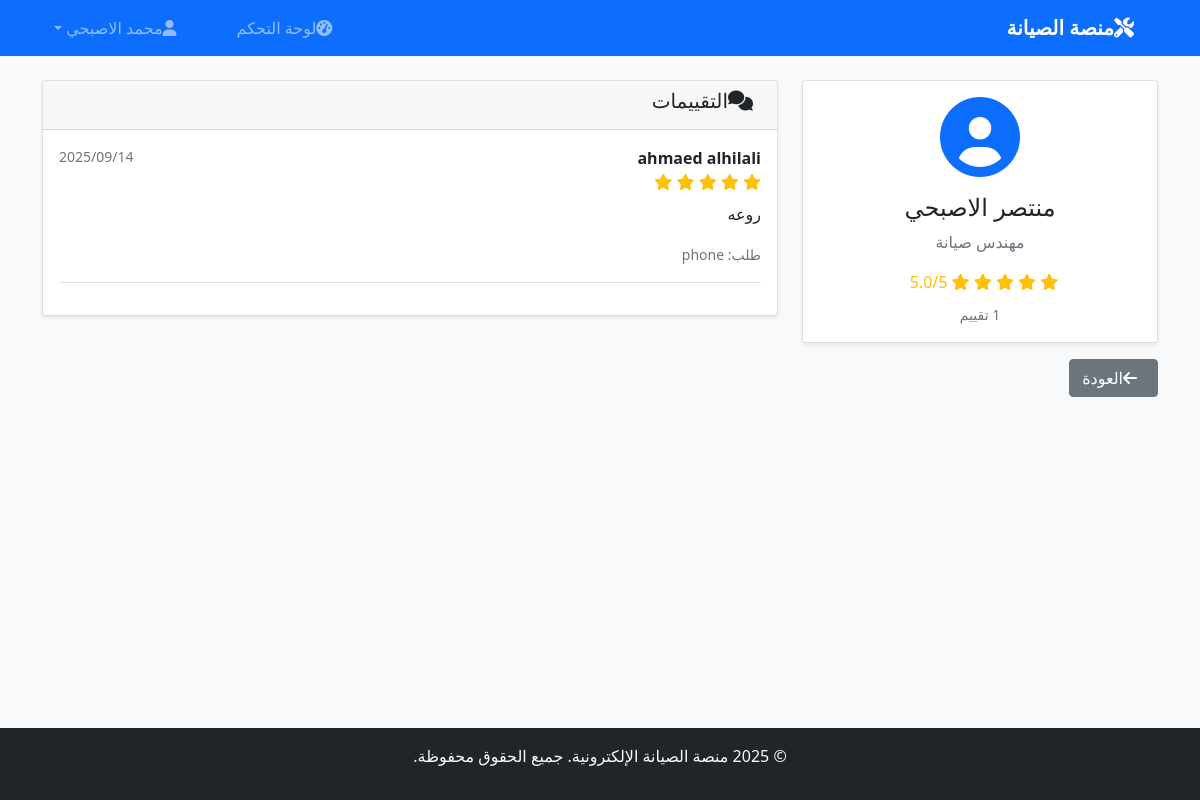
Page /engineer/10/ (signed in) on the committed database.
### services/models.py (models this page shows, shortened)
class Rating(models.Model):
    service_request = models.OneToOneField(
        ServiceRequest,
        on_delete=models.CASCADE,
        related_name='rating'
    )
    engineer = models.ForeignKey(
        User,
        on_delete=models.CASCADE,
        related_name='ratings'
    )
    client = models.ForeignKey(
        User,
        on_delete=models.CASCADE,
        related_name='given_ratings'
    )
    stars = models.IntegerField(
        validators=[MinValueValidator(1), MaxValueValidator(5)]
    )
    comment = models.TextField(blank=True)
    created = models.DateTimeField(auto_now_add=True)
    class Meta:
        ordering = ['-created']

class ServiceRequest(models.Model):
    REQUEST_TYPES = (
        ('private', 'طلب خاص'),
        ('public', 'طلب عام'),
    )
    STATUS_CHOICES = (
        ('pending', 'قيد الانتظار'),
        ('accepted', 'مقبول'),
        ('in_progress', 'قيد التنفيذ'),
        ('completed', 'مكتمل'),
        ('cancelled', 'ملغي'),
    )
    title = models.CharField(max_length=250)
    description = models.TextField()
    image = models.ImageField(upload_to='requests/%Y/%m/%d/', blank=True)
    request_type = models.CharField(max_length=10, choices=REQUEST_TYPES)
    assigned_engineer = models.ForeignKey( User,
        on_delete=models.CASCADE,
        null=True,
        blank=True,
        related_name='assigned_requests',
        limit_choices_to={'profile__user_type': 'engineer'}
    )
    client = models.ForeignKey(
        User,
        on_delete=models.CASCADE,
        related_name='service_requests'
    )
    status = models.CharField(max_length=15, choices=STATUS_CHOICES, default='pending')
    created = models.DateTimeField(auto_now_add=True)
    updated = models.DateTimeField(auto_now=True)
    class Meta:
        ordering = ['-created']

### services/views.py (the view)
# urls.py: path('engineer/<int:engineer_id>/', views.engineer_profile, name='engineer_profile'),
@login_required
def engineer_profile(request, engineer_id):
    engineer = get_object_or_404(User, id=engineer_id, profile__user_type='engineer')
    ratings = Rating.objects.filter(engineer=engineer)
    if ratings:
        avg_rating = sum(r.stars for r in ratings) / len(ratings)
    else:
        avg_rating = 0
    context = {
        'engineer': engineer,
        'ratings': ratings,
        'avg_rating': round(avg_rating, 1),
        'total_ratings': len(ratings)
    }
    return render(request, 'services/engineer_profile.html', context)

### templates/services/engineer_profile.html (shortened to what this page needs)
{% extends 'base.html' %}
{% block content %}
<div class="row">
    <div class="col-md-4">
        <div class="card">
            <div class="card-body text-center">
                <i class="fas fa-user-circle fa-5x text-primary mb-3"></i>
                <h4>{{ engineer.first_name }} {{ engineer.last_name }}</h4>
                <p class="text-muted">مهندس صيانة</p>
                {% if avg_rating > 0 %}
                    <div class="rating-stars mb-2">
                        {% for i in "12345" %}
                            {% if forloop.counter <= avg_rating %}
                                <i class="fas fa-star"></i>
                            {% else %}
                                <i class="far fa-star"></i>
                            {% endif %}
                        {% endfor %}
                        <span class="ms-2">{{ avg_rating }}/5</span>
                    </div>
                    <small class="text-muted">{{ total_ratings }} تقييم</small>
                {% else %}
                    <p class="text-muted">لا توجد تقييمات بعد</p>
                {% endif %}
            </div>
        </div>
    </div>
    <div class="col-md-8">
        <div class="card">
            <div class="card-header">
                <h5><i class="fas fa-comments me-2"></i>التقييمات</h5>
            </div>
            <div class="card-body">
                {% if ratings %}
                    {% for rating in ratings %}
                        <div class="border-bottom pb-3 mb-3">
                            <div class="d-flex justify-content-between">
                                <div>
                                    <strong>{{ rating.client.first_name }} {{ rating.client.last_name }}</strong>
                                    <div class="rating-stars">
                                        {% for i in "12345" %}
                                            {% if forloop.counter <= rating.stars %}
                                                <i class="fas fa-star"></i>
                                            {% else %}
                                                <i class="far fa-star"></i>
                                            {% endif %}
                                        {% endfor %}
                                    </div>
                                </div>
                                <small class="text-muted">{{ rating.created|date:"Y/m/d" }}</small>
                            </div>
                            {% if rating.comment %}
                                <p class="mt-2">{{ rating.comment }}</p>
                            {% endif %}
                            <small class="text-muted">طلب: {{ rating.service_request.title }}</small>
                        </div>
                    {% endfor %}
                {% else %}
                    <div class="text-center py-4">
                        <i class="fas fa-comments fa-3x text-muted mb-3"></i>
                        <h6 class="text-muted">لا توجد تقييمات بعد</h6>
                    </div>
                {% endif %}
            </div>
        </div>
    </div>
</div>
<div class="row mt-3">
    <div class="col-12">
        <a href="{% url 'services:dashboard' %}" class="btn btn-secondary">
            <i class="fas fa-arrow-left me-2"></i>العودة
        </a>
    </div>
</div>
{% endblock %}

### templates/base.html (shortened to what this page needs)
<!DOCTYPE html>
<html lang="ar" dir="rtl">
<head>
    <link href="https://cdn.jsdelivr.net/npm/bootstrap@5.1.3/dist/css/bootstrap.min.css" rel="stylesheet">
    <link href="https://cdnjs.cloudflare.com/ajax/libs/font-awesome/6.0.0/css/all.min.css" rel="stylesheet">
</head>
<body>
   <nav class="navbar navbar-expand-lg navbar-dark bg-primary">
    <div class="container">
        <a class="navbar-brand" href="{% url 'services:home' %}">
            <i class="fas fa-tools me-2"></i>منصة الصيانة
        </a>
        <div class="collapse navbar-collapse" id="navbarNav">
            <ul class="navbar-nav me-auto">
                {% if user.is_authenticated %}
                    <li class="nav-item">
                        <a class="nav-link" href="{% url 'services:dashboard' %}">
                            <i class="fas fa-tachometer-alt me-1"></i>لوحة التحكم
                        </a>
                    </li>
                {% endif %}
            </ul>
            <ul class="navbar-nav">
                {% if user.is_authenticated %}
                    <li class="nav-item dropdown">
                        <a class="nav-link dropdown-toggle" href="#" role="button" data-bs-toggle="dropdown">
                            <i class="fas fa-user me-1"></i>{{ user.first_name }} {{ user.last_name }}
                        </a>
                    </li>
                {% endif %}
            </ul>
        </div>
    </div>
</nav>
    <main class="container mt-4">
        {% block content %}
        {% endblock %}
    </main>
    <footer class="bg-dark text-light text-center py-3 mt-auto">
        <div class="container">
            <p>&copy; 2025 منصة الصيانة الإلكترونية. جميع الحقوق محفوظة.</p>
        </div>
    </footer>
</body>
</html>

### templates/base.html (style rules this page uses)
html, body { height: 100%; }
body { font-family: 'Segoe UI', Tahoma, Geneva, Verdana, sans-serif; background-color: #f8f9fa; display: flex; flex-direction: column; }
main { flex: 1; }
.navbar-brand { font-weight: bold; }
.card { box-shadow: 0 0.125rem 0.25rem rgba(0, 0, 0, 0.075); border: 1px solid rgba(0, 0, 0, 0.125); }
.rating-stars { color: #ffc107; }

### rows in the picture
Rating: client.first_name "ahmaed", client.last_name "alhilali", stars 5 (drawn), created "2025/09/14", comment "روعه", service_request "phone"

### other values in the picture
{{ user.first_name }} "محمد"
{{ user.last_name }} "الاصبحي"
{{ engineer.first_name }} "منتصر"
{{ engineer.last_name }} "الاصبحي"
{{ avg_rating }} "5.0"
